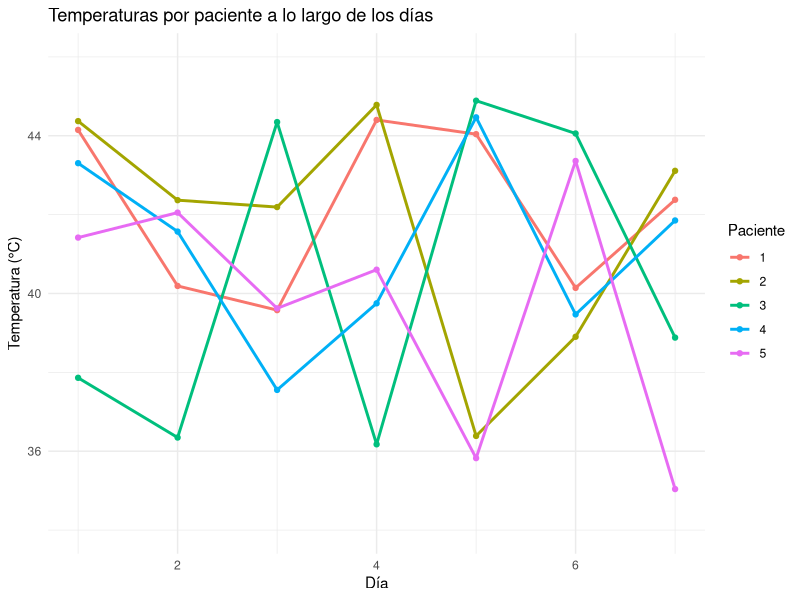

Generate this figure with R:
# Librerías necesarias
set.seed(42)  # Reproducibilidad
library(ggplot2)

# --- 1. Parámetros iniciales ---
num_dias <- 7
num_pacientes <- 5

# Crear matriz con temperaturas aleatorias
temperaturas <- matrix(runif(num_dias * num_pacientes, min = 35, max = 45),
                       nrow = num_dias, ncol = num_pacientes)

# Mostrar matriz inicial
cat("Temperaturas iniciales:\n")
print(round(temperaturas, 2))

# --- 2. Añadir filas con estadísticas por paciente ---
min_pac <- apply(temperaturas, 2, min)
max_pac <- apply(temperaturas, 2, max)
mean_pac <- apply(temperaturas, 2, mean)

temperaturas <- rbind(temperaturas, min_pac, max_pac, mean_pac)
rownames(temperaturas) <- c(paste0("Día ", 1:num_dias), "Min Pac", "Max Pac", "Media Pac")

# Mostrar matriz con estadísticas por paciente
cat("\nTemperaturas con estadísticas por paciente:\n")
print(round(temperaturas, 2))

# --- 3. Añadir columnas con estadísticas por día ---
min_dia <- apply(temperaturas[, 1:num_pacientes], 1, min)
max_dia <- apply(temperaturas[, 1:num_pacientes], 1, max)
mean_dia <- apply(temperaturas[, 1:num_pacientes], 1, mean)

temperaturas <- cbind(temperaturas, min_dia, max_dia, mean_dia)
colnames(temperaturas) <- c(paste0("Paciente ", 1:num_pacientes), "Min Día", "Max Día", "Media Día")

cat("\nTemperaturas finales con estadísticas por día:\n")
print(round(temperaturas, 2))

# --- 4. Guardar CSV ---
write.csv(round(temperaturas, 2), "temperaturas_pacientes.csv")
cat("\nArchivo 'temperaturas_pacientes.csv' guardado correctamente.\n")

# --- 5. Visualización gráfica ---
# Convertir a data frame para ggplot
df_plot <- data.frame(Día = rep(1:num_dias, each = num_pacientes),
                      Temperatura = as.vector(temperaturas[1:num_dias, 1:num_pacientes]),
                      Paciente = factor(rep(1:num_pacientes, times = num_dias)))

ggplot(df_plot, aes(x = Día, y = Temperatura, color = Paciente)) +
  geom_line(size = 1) +
  geom_point() +
  ylim(34, 46) +
  labs(title = "Temperaturas por paciente a lo largo de los días",
       x = "Día", y = "Temperatura (°C)") +
  theme_minimal()
